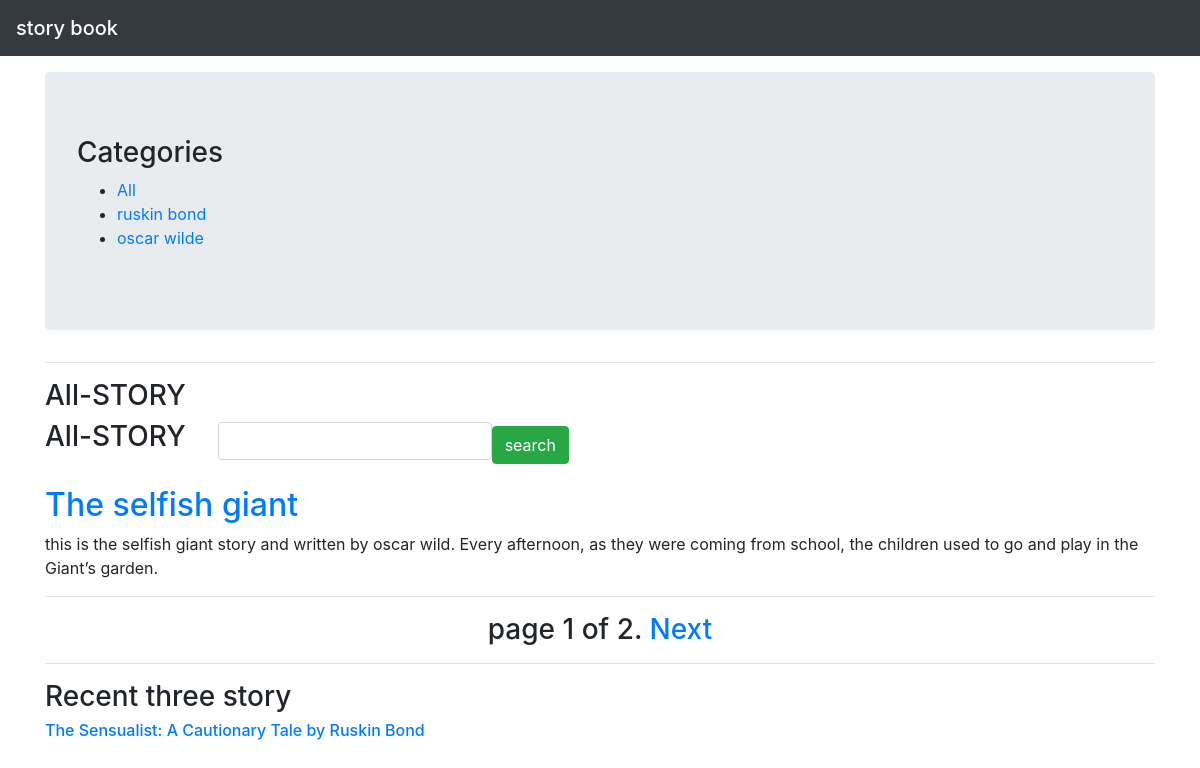
The page / on the database its author committed.
### story/models.py (models this page shows, shortened)
class Category( models.Model):
    objects = None
    name=models.CharField(max_length=150,db_index=True,)
    slug=models.SlugField(unique=True)
    class Meta:
        ordering=("-name",)
    def get_absolute_url(self):
        return reverse('story:story_category',args=[self.slug,])

class Story(models.Model):
    objects = None
    category=models.ForeignKey(Category,on_delete=models.CASCADE)
    title=models.CharField(max_length=150)
    body=models.TextField()
    des=models.TextField()
    publish=models.DateTimeField(auto_now_add=True)
    class Meta:
        ordering=("publish",)
    def get_absolute_url(self):
        return reverse('story:story_detail',args=[self.id,])

### story/views.py (the view, shortened to what this page needs)
# urls.py: path('',views.story_list,name='story_list'),
def story_list(request,category_slug=None):
    category=None
    categories=Category.objects.all()
    story=Story.objects.all()
    paginator=Paginator(story,1)
    page=request.GET.get('page')
    try:
        story=paginator.page(page)
    except PageNotAnInteger:
        story=paginator.page(1)
    except EmptyPage:
        story=paginator.page(paginator.num_pages)
    all_story=list(Story.objects.all())
    recent_story=random.choice(all_story)
    return render(request,'story/story_list.html',{'categories':categories,
                                                   'story':story,
                                                   'category':category,
                                                   'page':page,
                                                   'recent_story':recent_story,
                                                   })

### story/templates/story/story_list.html (shortened to what this page needs)
{% extends 'base.html' %}
{% block body %}
<div class="container" xmlns="http://www.w3.org/1999/html" xmlns="http://www.w3.org/1999/html">
<div class=" jumbotron mt-3">
    <h3>Categories</h3>
    <ul>
        <li>
            <a href="{% url 'story:story_list' %}">All</a>
            {% for x in categories %}
            <li>
                <a href="{{ x.get_absolute_url }}">{{x.name}}</a>
            </li>
            {% endfor %}
        </li>
    </ul>
</div>
<div><hr>
    <h3>{% if category %}{{category.name}}{% else %}All-STORY{% endif %}</h3>
    <form action="{% url 'story:story_search'%}" class="form-inline"method="get">
        <div class="form-group mb-2">
            <h3>{% if category %}{{category.name}}{% else %}All-STORY{% endif %}</h3>
            <input name="search" class="form-control">
        </div>
        <button type="submit" class="btn btn-success btn-ig">search</button>
    </form>
    {% for x in story %}
    <div class="mt-3">
    <a href="{{x.get_absolute_url}}"><h2>{{x.title}}</h2></a>
    <p>{{x.des}}</p>
    </div>
    {% endfor %}<hr>
    <h3 class="text-center">{% include 'pagination.html' with page=story %}</h3>
    <hr>
    <h3> Recent three story</h3>
    <a href="{{recent.get_absolute_url}}">
       <h6>{{recent_story.title}}</h6>
    </a>
</div>
</div>
{% endblock %}

### story/templates/base.html (shortened to what this page needs)
<!doctype html>
<html lang="en">
  <head>
    <link rel="stylesheet" href="https://cdn.jsdelivr.net/npm/bootstrap@4.5.3/dist/css/bootstrap.min.css">
  </head>
  <body>
  <nav class="navbar navbar-dark bg-dark">
  <span class="navbar-brand mb-0 h1">story book</span>
  </nav>
  {% block body %}
    {% endblock %}
  </body>
</html>

### story/templates/pagination.html (shortened to what this page needs)
<div class="">
    <span class="">
    <span class="">
    page {{ page.number }} of {{page.paginator.num_pages }}.
    </span>
    {% if page.has_next %}
    <a href="?page={{ page.next_page_number }}">Next</a>
    {% endif %}
    </span>
</div>

### rows shown on the page
Category: name "ruskin bond"
Category: name "oscar wilde"
Story: title "The selfish giant", des "this is the selfish giant story and written by oscar wild. Every afternoon, as they were coming from school, the children used to go and play in the Giant’s garden."
Story: title "The Sensualist: A Cautionary Tale by Ruskin Bond"

### other values the page prints
{{ page.number }} "1"
{{ page.paginator.num_pages }} "2"
